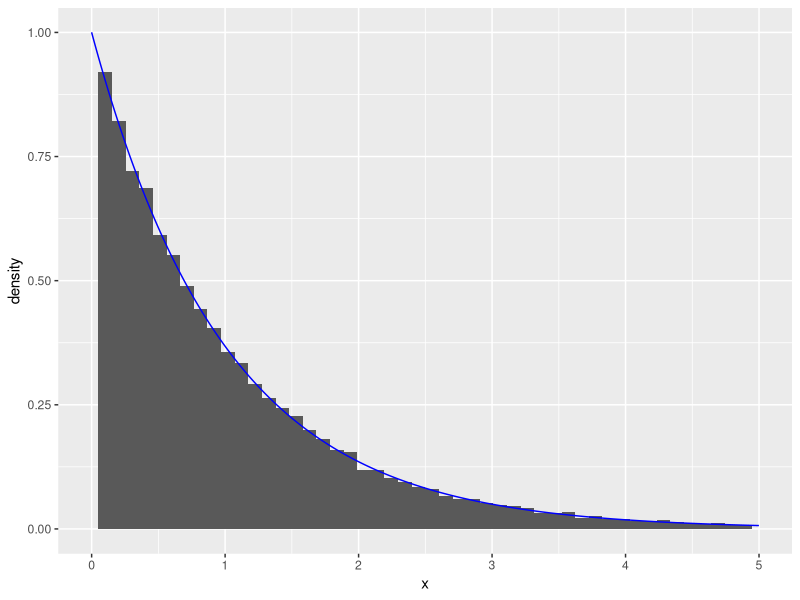
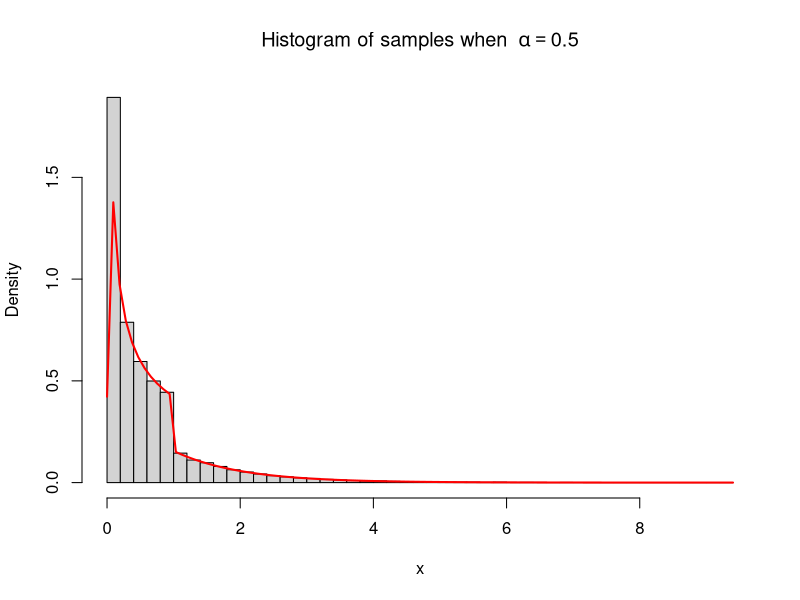
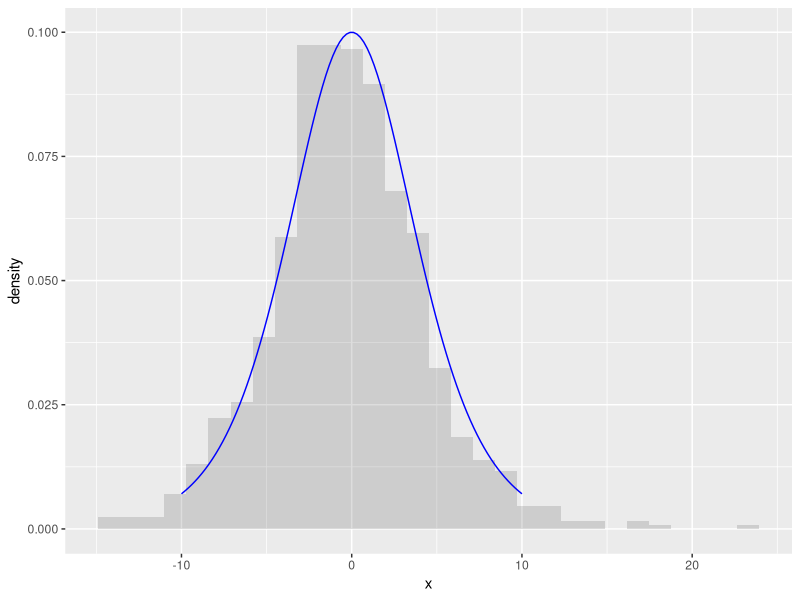
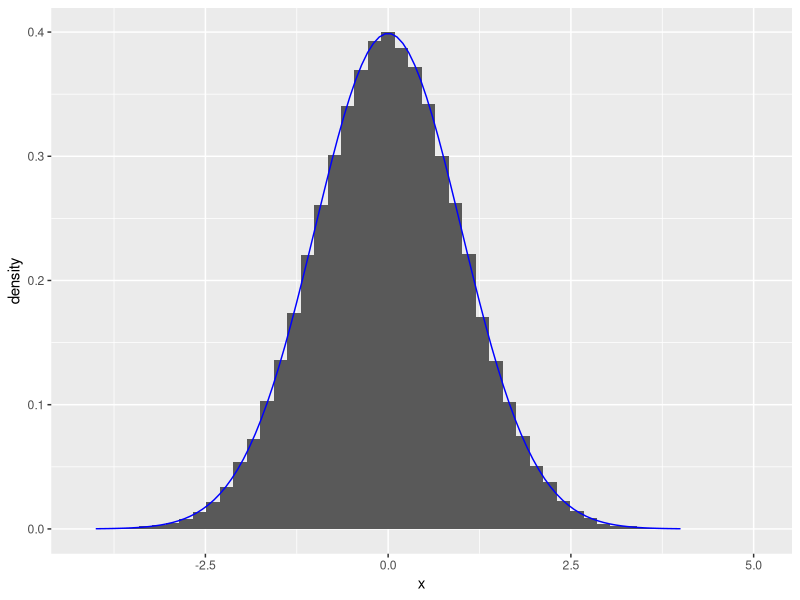
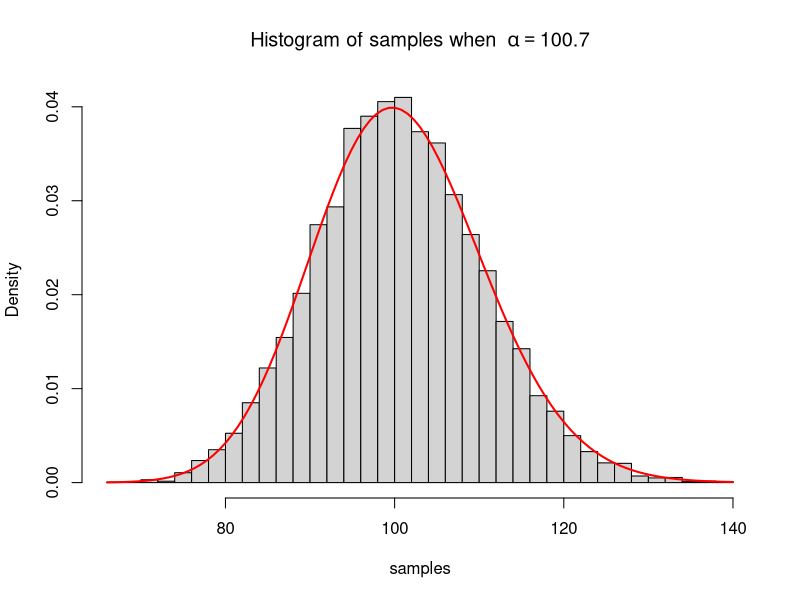
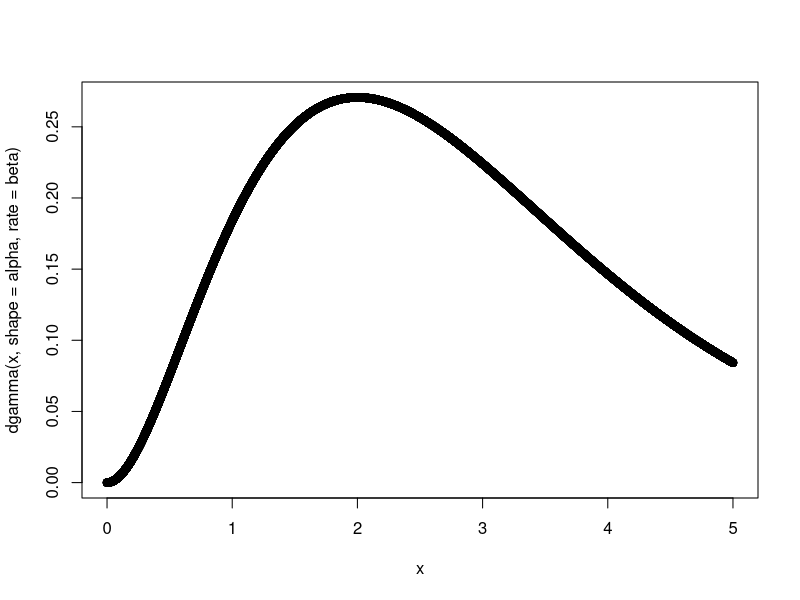
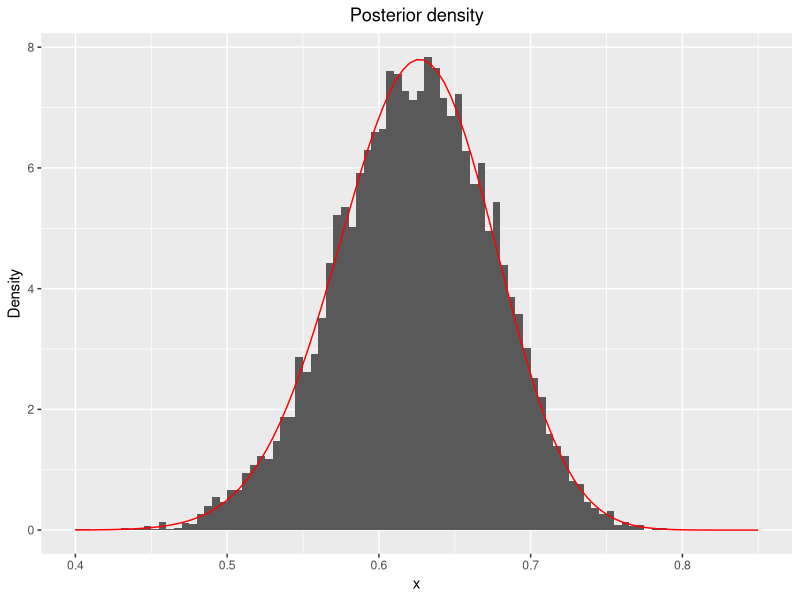

R code for these plots, in order:
## ---- chunk 1
# n: number of samples to generate
# rate: the rate
# expdist returns a vector with generated random numbers from exponential distribution
expdist <- function(rate, n) {
   u <- runif(n)
   x <-  -log( (1/rate)*( 1 - u))/rate
   list = list(x, u)
   return(list)
}
n <- 60000
lambda <- 1
outval <- expdist(lambda, n)
x = outval[[1]]
y = outval[[2]]
library(ggplot2)
ggplot(data.frame(x=x))+geom_histogram(aes(x=x, y = ..density..), bins = 50)+geom_line(data = data.frame(x=x,y=dexp(x, rate = 1)), aes(x=x, y=y), color = "blue")+xlim(0,5)
## ---- chunk 2
# ca: normalizing constant
ca <- function(alpha) {
  return(exp(1)*alpha/(exp(1)+alpha))
}
# alpha: parameter alpha
# n: number of samples to generate
# dist1 returns a vector of random numbers from the distribution g
dist1 <- function(alpha, n) {
   u <- runif(n)
   L = u<ca(alpha)/alpha
   res = c(1:n)*0
   res[L] = (u[L]*alpha/ca(alpha))^(1/alpha)
   res[!L] = -log((1-u[!L])/ca(alpha))
   return(list(res,u))
}

g_test = function(alpha, x) {
  res = c(1:length(x))*0
  L = x<1&x>0
  res[L] = ca(alpha)*x[L]^(alpha-1)

    res[!L] = ca(alpha)*exp(-x[!L])
  return (res)
}

n <- 60000
alpha <- 0.5
outval1 <- dist1(alpha, n)
x <- outval1[[1]]
y <- outval1[[2]]

hist(x, breaks = 50, freq = FALSE, main = bquote("Histogram of samples when "~alpha == .(alpha)))
curve(g_test(alpha, x), col = "red", lwd = 2, add=TRUE)
## ---- chunk 3
# alpha: the parameter alpha
# n: number of samples to be generated
# dist3 gives a vector of random variables from the distribution in question 3b
dist3 <- function(alpha, n) {
   u <- runif(n)
   x <- 1/alpha*log(-u/(u-1))
   list = list(x, u)
   return(list)
}
# checkfunc3 gives values from the theoretical function that we want to check with
x <- seq(from = -10, to = 10, length.out = 100)
checkfunc3 <- function(alpha, x) {
  return(alpha*exp(alpha*x)/(1+exp(alpha*x))^2)
}

library(ggplot2) #May be removed
n <- 1000
alpha = 0.4
outval3 <- dist3(alpha, n)
ggplot(data.frame(x = outval3[[1]], y = outval3[[2]]))+
  geom_histogram(aes(x=x, y=..density..),alpha=0.2)+geom_line(data = data.frame(x=x,y=checkfunc3(alpha,x)), aes(x=x, y=y), color = "blue")

## ---- chunk 4
# n: number of samples to generate
# mynormal samples from box-muller algorithm
mynormal <- function(n) {
  u1=runif(n)
  u2=runif(n)
  return (sqrt(-2*log(u1))*sin(2*pi*u2))
}
n = 100000
mynormalout <- mynormal(n)
std_normal_data <- data.frame(x=mynormalout)
x <- seq(-4, 4, length=100)
ggplot(std_normal_data)+
  geom_histogram(aes(x=x, y=..density..),bins=50)+geom_line(data = data.frame(x=x,y=dnorm(x)), aes(x=x, y=y), color = "blue")
## ---- chunk 5
# mu: mean of the multivariate normal distribution
# sigma: covariance matrix of the multivariate normal distribution
dim = 2
mu <- c(1,2)
M=chol(matrix(c(2,1,1,3),dim,dim))
sigma <- t(M)%*%M
## ---- chunk 6
# y: matrix to store the realisations of the multivariate normal distribution
n = 100000
y = matrix(0, dim, n)
for (i in 1:n) {
   y[,i] = mu + t(M)%*%mynormal(dim)
}
# means: vector with the mean of the simulated values
means=numeric(dim)
for (i in 1:dim){
means[i]=mean(y[i,])
}
# covmatrix: matrix with the covariances of the simulated values
covmatrix = cov(t(y))
print("The chosen mean vector is: ")
print(mu)
print("The simulated mean vector is: ")
print(means)
print("The chosen covariance matrix is: ")
print(sigma)
print("The simulated covariance vector is: ")
print(covmatrix)
## ---- chunk 7
n <- 100

f_gamma <- function(x, alpha){
  return (x^(alpha - 1.0 )*exp(-x))
}
a = 1
b = 0
x <- list()
alpha <- 1
for (i in 1:100){
  x1 = a*runif(1)
  x2 = b*runif(1)
  if (0 <= x1 && x1 <= f_gamma(x1/x2, alpha=1.0)^(0.5))  { 
    x=append(x, x1/x2)
  }
} 
print(x)
x <- as.numeric(unlist(x))
print(x)
f_gamma(x, alpha=1.0)
## ---- chunk 8
#Function that samples from the gamma distribution 
gammaB2 <- function(alpha, n){
  #Defining a and b+ on log scale
  loga <- 1/2*((alpha-1)*log(alpha-1)+(1-alpha))
  logb <- 1/2*((alpha+1)*log(alpha+1)-1-alpha)
  
  accept=c()#vector of accepted values
  tries=1
  count = 1
  while(length(accept)<n){
    #Converting to uniform distribution with correct limits
    logx1 <- loga + log(runif(1))
    logx2 <- logb + log(runif(1))
    #Proposal sample from the gamma distribution
    y<-exp(logx2-logx1)
    a <- (alpha-1)*(logx2-logx1)-exp(logx2-logx1)#acceptance criteria
    if(2*logx1<=a){

            accept[count]<-y
      count = count +1
    }
    tries=tries+1
  }
  return(cbind(accept,tries-1))
}

#Function that tests the implementation
testB2 = function(alpha, n) {
  samples = gammaB2(alpha, n)[,1]
  hist(samples, breaks = 40, freq = FALSE, main = bquote("Histogram of samples when "~alpha == .(alpha)))
  curve(dgamma(x, alpha, 1), col = "red", lwd = 2, add=TRUE)
  return(samples)
}

alpha = 100.7
s = testB2(alpha, 10000)
## ---- chunk 9
# TODO: Write an R function that generates a vector of n independent samples from f. Use the function
# to check how many tries the algorithm needs to generate n = 1000 realisations depending on
# the value of α ∈ (1, 2000]. Generate a plot with values of α on the x-axis and the number of
# tries used on the y-axis. Interpret the result.
# Caution: You need to implement the algorithm on log-scale, otherwise you will get NAs already
# for α around 30.
## ---- chunk 10
# TODO: Write an R function that generates a vector of n independent samples from a gamma distribution
#with parameters α and β. Note that the function should work for any values α > 0 and β > 0,

rate <- 1 
x <- seq(0, 5, by=0.0001)  
alpha =3
beta=1
plot(x,dgamma(x, shape=alpha, rate=beta))

## ---- chunk 11
# Delete this before the exercise is finished, only for help 
mynormal <- function(n) {
  u1=runif(n)
  u2=runif(n)
  return (sqrt(-2*log(u1))*sin(2*pi*u2))
}
## ---- chunk 12
# indicator_func return
indicator_func <- function(x) {
  return (x>4)
}

# monte_carlo estimates the probability and the variance
# n: number of samples to generate when estimating

monte_carlo <- function(n) {
  normal = mynormal(n)
  h = indicator_func(normal)
  theta_estimate = (1/n)*sum(h)
  variance_estimate = var(h)/(n-1)
  return(c(theta_estimate, variance_estimate))
}

n = 100000

monte_carlo_test <- monte_carlo(n)
# lower: lower limit of confidence interval
# upper: upper limit of confidence interval

lowermc <- monte_carlo_test[1] + qnorm(0.025)*sqrt(monte_carlo_test[2])

uppermc <- monte_carlo_test[1] + qnorm(0.975)*sqrt(monte_carlo_test[2])

cat("P(x>4): ", monte_carlo_test[1])
cat("Confidence interval: (", lowermc, ",", uppermc, ")")
cat("theta: (", lowermc, ",", uppermc, ")")
## ---- chunk 13
# importance_sampling estimates the probability via the density g
# n: number of samples to generate
importance_sampling <- function(n) {
  u = runif(n)
  x = sqrt(16-2*log(1-u))
  f = 1/sqrt(2*pi)*exp(-0.5*x^2)
  g = x*exp(-0.5*x^2+8)
  h = indicator_func(x)
  theta_estimate = (1/n)*sum(h*f/g)
  variance_estimate = (1/(n*(n-1)))*sum(h*f/g-theta_estimate)^2
  return(c(theta_estimate, variance_estimate))
}

n = 10^5
importance_test <- importance_sampling(n)

# lower: lower limit of confidence interval
# upper: upper limit of confidence interval
lowerim <- importance_test[1] + qnorm(0.025)*sqrt(importance_test[2])
upperim <- importance_test[1] + qnorm(0.975)*sqrt(importance_test[2])
cat ("P(X>4)= ", importance_test[1])
cat ("Confidence interval for theta with importance sampling ",  lowerim,  upperim)
cat ("Confidence interval for Monte Carlo integration ",  lowermc,  uppermc)
## ---- chunk 14
monte_carlo_test5 <- monte_carlo(10^5)
monte_carlo_test6 <- monte_carlo(10^6)
monte_carlo_test7 <- monte_carlo(10^7)

lowermc5 <- monte_carlo_test5[1] + qnorm(0.025)*sqrt(monte_carlo_test5[2])
uppermc5 <- monte_carlo_test5[1] + qnorm(0.975)*sqrt(monte_carlo_test5[2])
lowermc6 <- monte_carlo_test6[1] + qnorm(0.025)*sqrt(monte_carlo_test6[2])
uppermc6 <- monte_carlo_test6[1] + qnorm(0.975)*sqrt(monte_carlo_test6[2])
lowermc7 <- monte_carlo_test7[1] + qnorm(0.025)*sqrt(monte_carlo_test7[2])
uppermc7 <- monte_carlo_test5[1] + qnorm(0.975)*sqrt(monte_carlo_test7[2])

cat ("Monte carlo integration with n=10^5 has confidence interval  ", lowermc5, uppermc5 )
cat ("Monte carlo integration with n=10^6 has confidence interval  ", lowermc6, uppermc6 )
cat ("Monte carlo integration with n=10^7 has confidence interval  ", lowermc7, uppermc7 )
## ---- chunk 15
# antithet gives an estimate of the probability and the variance 
# n: number of sample pairs to generate
antithet <- function(n){
  u = runif(n)
  x1 = sqrt(16-2*log(u)) 
  x2 = sqrt(16-2*log(1-u))
  f1 = (1/sqrt(2*pi))*exp(-0.5*x1^2) 
  f2 = (1/sqrt(2*pi))*exp(-0.5*x2^2)
  g1 = x1*exp(-0.5*x1^2+8) 
  g2 = x2*exp(-0.5*x2^2+8)
  h1 = indicator_func(x1)
  h2 = indicator_func(x2)
  
  theta_estimate1 = (1/n)*sum(h1*f1/g1)
  theta_estimate2 = (1/n)*sum(h2*f2/g2)
  theta_estimate = (theta_estimate1+theta_estimate2)/2
  
  variance_estimate1 = (1/(n-1))*sum(h1*f1/g1-theta_estimate1)^2
  variance_estimate2 = (1/(n-1))*sum(h2*f2/g2-theta_estimate2)^2
  cov = (1/(n-1))*sum(h1*f1/g1-theta_estimate1)*sum(h2*f2/g2-theta_estimate2)
  variance_estimate = (1/(4*n))*(variance_estimate1+variance_estimate2+2*cov)
  
  return(c(theta_estimate, variance_estimate))
}
## ---- chunk 16
antithetic_test <- antithet(5*10^4)

loweranti <- antithetic_test[1] + qnorm(0.025)*sqrt(antithetic_test[2])

upperanti <- antithetic_test[1] + qnorm(0.975)*sqrt(antithetic_test[2])

cat("probability P(X>4) with anthetic variables is : ", antithetic_test)
cat("Confidence interval: ", loweranti, upperanti)

## ---- chunk 17
# f is the  posterior function to sample from, not normalized
# theta: parameter between 0 and 1, sampled from U(0,1)
# y: observed values
f <- function(theta, y) {
  return((2+theta)^y[1]*(1-theta)^(y[2]+y[3])*theta^y[4])
}
# f_normalized is the posterior function, normalized
f_normalized <- function(theta, y) {
  c = integrate(f,0,1,y)$value
  return(f(theta,y)/c)
}
# alpha finds the acceptance probability alpha
alpha <- function(theta, y) {
  c = optimize(f, interval = c(0,1), maximum = TRUE, y=y)$objective
  return(f(theta, y)/c)
}
# rejection_d samples from the posterior by rejection sampling
# n: number of samples to generate
rejection_d <- function(y, n) {
  out = 1:n
  g = function() {return(runif(1))}
  
  for (i in 1:n) {
    finished = 0
    while(finished==0) {
      u = runif(1)
      theta = g()
      alpha = alpha(theta, y)
      if(u <= alpha) {
        out[i] = theta
        finished = 1
      }
    }
  }
  return(out)
}
y = c(125,18,20,34)
n = 10000
library(ggplot2)
samples_d1 <- rejection_d(y, n)
x <- seq(0,1,0.001)
data_d1 <- data.frame("samples_d1"=samples_d1)
ggplot(data=data_d1, aes(data_d1$samples_d1)) +
geom_histogram(aes(y=..density..), breaks = seq(0, 1, by = 0.005)) +theme(plot.title = element_text(hjust = 0.5))+
xlim(c(0.4,0.85)) + labs(title="Posterior density", x="x", y="Density") +
stat_function(fun = f_normalized, args = list(y), color = "red")
